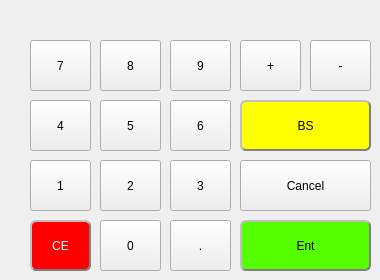
   <widget class="QWidget" name="numKeyboard">
    <widget class="QToolButton" name="commandCancel">
     <property name="geometry">
      <rect>
       <x>240</x>
       <y>160</y>
       <width>131</width>
       <height>51</height>
      </rect>
     </property>
     <property name="focusPolicy">
      <enum>Qt::NoFocus</enum>
     </property>
     <property name="text">
      <string>Cancel</string>
     </property>
    </widget>
    <widget class="QToolButton" name="commandAdd">
     <property name="geometry">
      <rect>
       <x>240</x>
       <y>40</y>
       <width>61</width>
       <height>51</height>
      </rect>
     </property>
     <property name="focusPolicy">
      <enum>Qt::NoFocus</enum>
     </property>
     <property name="text">
      <string notr="true">+</string>
     </property>
    </widget>
    <widget class="QToolButton" name="num_5">
     <property name="geometry">
      <rect>
       <x>100</x>
       <y>100</y>
       <width>61</width>
       <height>51</height>
      </rect>
     </property>
     <property name="focusPolicy">
      <enum>Qt::NoFocus</enum>
     </property>
     <property name="text">
      <string notr="true">5</string>
     </property>
    </widget>
    <widget class="QToolButton" name="num_6">
     <property name="geometry">
      <rect>
       <x>170</x>
       <y>100</y>
       <width>61</width>
       <height>51</height>
      </rect>
     </property>
     <property name="focusPolicy">
      <enum>Qt::NoFocus</enum>
     </property>
     <property name="text">
      <string notr="true">6</string>
     </property>
    </widget>
    <widget class="QToolButton" name="num_3">
     <property name="geometry">
      <rect>
       <x>170</x>
       <y>160</y>
       <width>61</width>
       <height>51</height>
      </rect>
     </property>
     <property name="focusPolicy">
      <enum>Qt::NoFocus</enum>
     </property>
     <property name="text">
      <string notr="true">3</string>
     </property>
    </widget>
    <widget class="QToolButton" name="num_9">
     <property name="geometry">
      <rect>
       <x>170</x>
       <y>40</y>
       <width>61</width>
       <height>51</height>
      </rect>
     </property>
     <property name="focusPolicy">
      <enum>Qt::NoFocus</enum>
     </property>
     <property name="text">
      <string notr="true">9</string>
     </property>
    </widget>
    <widget class="QToolButton" name="num_7">
     <property name="geometry">
      <rect>
       <x>30</x>
       <y>40</y>
       <width>61</width>
       <height>51</height>
      </rect>
     </property>
     <property name="focusPolicy">
      <enum>Qt::NoFocus</enum>
     </property>
     <property name="text">
      <string notr="true">7</string>
     </property>
    </widget>
    <widget class="QToolButton" name="num_0">
     <property name="geometry">
      <rect>
       <x>100</x>
       <y>220</y>
       <width>61</width>
       <height>51</height>
      </rect>
     </property>
     <property name="focusPolicy">
      <enum>Qt::NoFocus</enum>
     </property>
     <property name="text">
      <string notr="true">0</string>
     </property>
    </widget>
    <widget class="QToolButton" name="commandMinu">
     <property name="geometry">
      <rect>
       <x>310</x>
       <y>40</y>
       <width>61</width>
       <height>51</height>
      </rect>
     </property>
     <property name="focusPolicy">
      <enum>Qt::NoFocus</enum>
     </property>
     <property name="text">
      <string notr="true">-</string>
     </property>
    </widget>
    <widget class="QToolButton" name="commandBS">
     <property name="geometry">
      <rect>
       <x>240</x>
       <y>100</y>
       <width>131</width>
       <height>51</height>
      </rect>
     </property>
     <property name="focusPolicy">
      <enum>Qt::NoFocus</enum>
     </property>
     <property name="styleSheet">
      <string notr="true">#commandBS{
     border-style: outset;
     border-width: 2px;
     border-radius: 6px;
     border-color: gray;
	background-color: rgb(255, 255, 0);
}

#commandBS:pressed{
     border-style: inset;
     background-color: rgba(62, 113, 255, 255);
     color:white;
}</string>
     </property>
     <property name="text">
      <string>BS</string>
     </property>
    </widget>
    <widget class="QToolButton" name="num_1">
     <property name="geometry">
      <rect>
       <x>30</x>
       <y>160</y>
       <width>61</width>
       <height>51</height>
      </rect>
     </property>
     <property name="focusPolicy">
      <enum>Qt::NoFocus</enum>
     </property>
     <property name="text">
      <string notr="true">1</string>
     </property>
    </widget>
    <widget class="QToolButton" name="num_2">
     <property name="geometry">
      <rect>
       <x>100</x>
       <y>160</y>
       <width>61</width>
       <height>51</height>
      </rect>
     </property>
     <property name="focusPolicy">
      <enum>Qt::NoFocus</enum>
     </property>
     <property name="text">
      <string notr="true">2</string>
     </property>
    </widget>
    <widget class="QToolButton" name="commandEnt">
     <property name="geometry">
      <rect>
       <x>240</x>
       <y>220</y>
       <width>131</width>
       <height>51</height>
      </rect>
     </property>
     <property name="focusPolicy">
      <enum>Qt::NoFocus</enum>
     </property>
     <property name="styleSheet">
      <string notr="true">#commandEnt{
     border-style: outset;
     border-width: 2px;
     border-radius: 6px;
     border-color: gray;
     background-color: rgb(85, 255, 0);
}

#commandEnt:pressed{
     border-style: inset;
     background-color: rgba(62, 113, 255, 255);
     color:white;
}</string>
     </property>
     <property name="text">
      <string>Ent</string>
     </property>
    </widget>
    <widget class="QToolButton" name="num_8">
     <property name="geometry">
      <rect>
       <x>100</x>
       <y>40</y>
       <width>61</width>
       <height>51</height>
      </rect>
     </property>
     <property name="focusPolicy">
      <enum>Qt::NoFocus</enum>
     </property>
     <property name="text">
      <string notr="true">8</string>
     </property>
    </widget>
    <widget class="QToolButton" name="num_4">
     <property name="geometry">
      <rect>
       <x>30</x>
       <y>100</y>
       <width>61</width>
       <height>51</height>
      </rect>
     </property>
     <property name="focusPolicy">
      <enum>Qt::NoFocus</enum>
     </property>
     <property name="text">
      <string notr="true">4</string>
     </property>
    </widget>
    <widget class="QToolButton" name="commandCE">
     <property name="geometry">
      <rect>
       <x>30</x>
       <y>220</y>
       <width>61</width>
       <height>51</height>
      </rect>
     </property>
     <property name="focusPolicy">
      <enum>Qt::NoFocus</enum>
     </property>
     <property name="styleSheet">
      <string notr="true">#commandCE{
     border-style: outset;
     border-width: 2px;
     border-radius: 6px;
     border-color: gray;
	background-color: rgb(255, 0, 0);
	color: rgb(255, 255, 255);
}

#commandCE:pressed{
     border-style: inset;
     background-color: rgba(62, 113, 255, 255);
     color:white;
}</string>
     </property>
     <property name="text">
      <string>CE</string>
     </property>
    </widget>
    <widget class="QToolButton" name="commandPoint">
     <property name="geometry">
      <rect>
       <x>170</x>
       <y>220</y>
       <width>61</width>
       <height>51</height>
      </rect>
     </property>
     <property name="focusPolicy">
      <enum>Qt::NoFocus</enum>
     </property>
     <property name="text">
      <string notr="true">.</string>
     </property>
    </widget>
   </widget>
